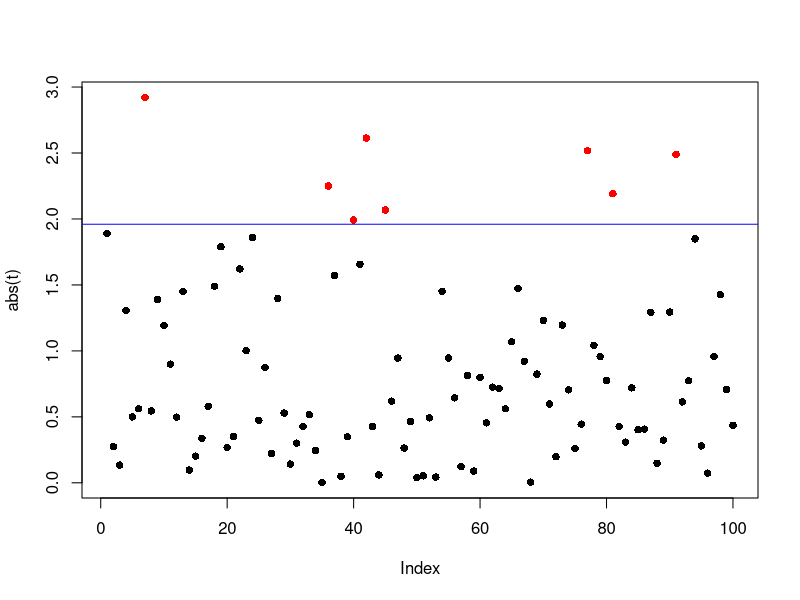

Here is the R script that generated this plot:
n 		= 1000000
J 		= 100
p 		= 0.025
q_p 	= -qnorm(0.025, 0, 1)
t 		= c( rep(0, J) )

for (j in 1:J){
    x    = runif(n)
    t[j] = sqrt(n) * ( (mean(x) - 0.5)/sd(x) )
}

plot( abs(t) , pch=16)
for (j in 1:J){
    if (abs(t[j]) > q_p){
        points( abs(t[j]), x=j , pch=16, col="red")
    }
}  
abline(h = q_p, col = "blue")